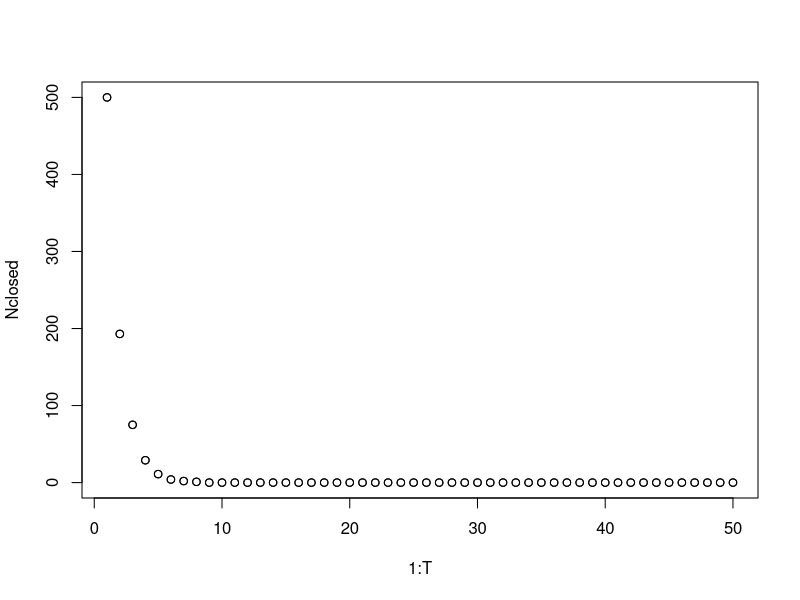

Write the R code that produced this figure.
#######################################################################
#######################################################################
####   This script was created by Dr. Jen Cruz as part of      ########
####            Applied Population Ecology Class               ########
####
#### In this script we will explore some basic theoretical     ########
#### models of population growth. We will then explore indices  #######
###  for estimating abundance. Lastly, we will assess potential  ######
###  impacts of not accounting for imperfect detection.          #####
###
###  This is the first script. As you read it note its format,    #####
### note the heavy editing, the break up into sections for each  #####
### stage of your work flow. Some of these sections will be      #####
### common to all scripts, like the 'initial set up' section     ####
### Note the script ends with an end of script line to prevent   ####
### readers from accidentally missing some lines of code.        ###
### Note the spacing through out. Don't assume your line of code ###
### worked. Check that each line worked. This helps debugping.   ###
### Ensure that you follow these good coding practices as you    ####
### adapt code to make it your own. Do you have other good        ###
### coding practices?                                             ###
### NEVER RUN BIG CHUNKS OF CODE YOU DO NOT UNDERSTAND. NEVER RUN ###
### SECTIONS OF MULTIPLE SCRIPTS RANDOMLY. THAT REMOVES THE ABILITY ###
### FOR YOUR WORKFLOW TO BE REPLICABLE.                           ###
###                                                               ###
###                   Let's get started!                          ###
#####################################################################
##### Setting up your workspace ------------------------------------
# Clean your workspace to reset your R environment. #
rm( list = ls() )
# This removes existing objects you may have created in previous sessions. #
# Those are often saved automatically even after you close R. #

# You also need to set your "working directory".#
# This is the "Path" in your computer where all code, output, #
# and other components of your current Rstudio session will be stored.#
# 
# If you create a new RStudio project, this project's folder will # 
# become your working directory #
# I recommend you do this. If you don't know where you are check:
getwd()

###################################################################
#### Load or create data -----------------------------------------

# In this section you can load or create the data you will need. # 

#### THEORETICAL MODELS OF POPULATION GROWTH #####################
# We start by simulating population growth based on discrete #
# time increments and ignoring population cohorts, such as age cohorts. #
# We model the size of population in the next time period, N[t+1], to #
# depends on the births, B, immigration, I, deaths, D, and emigration, E, #
# as well as the initial population size, N[t] #

# starting with the initial population size at time t
N <- 500
# we can then define B, I, D, E:
B <- 150; D <- 90; I <- 70; E <- 30
#note semicolons allow you to run multiple commands in the same line

# We create our discrete model to calculate N[t+1]
N[2] <- N[1] + (B - D) + (I - E) #recognize this from your readings?
#check what is your resulting population at N[t+1]?
N[2] #since R indexing starts at zero time = 2 is indexed by 2 in this vector

# If the population is closed, we assume that immigration #
#  and emmigration are negligible. we can simplify the #
# population growth model for closed populations as follows: #

# Start with the same initial population size and B, D values
Nclosed <- N #create a new vector so that we don't overwrite the original
Nclosed[2] <- Nclosed[1] + (B-D) #Do you notice what was changed?
# Check the new estimate of N[t+1]:
Nclosed[2] #Note that you check your output all the time!

# We can then calculate the finite rate of increase, R, as the difference 
# between births and deaths per capita:
R <- ( B / Nclosed[1] ) - ( D / Nclosed[1] ) 
#Notice how we turn total to per capita values

# The population at N[t+1] can be calculated as:
Nclosed[1] +  ( Nclosed[1] * R ) 
# Did we get the same result?
# Answer:
#
#
# Now we move to the classic model of Exponential growth, designed for #
# populations capable of continuous growth with overlapping generations #
# We start by calculating the intrinsic rate of increase, sometimes known #
# also as instantaneous growth rate:
r <- log( Nclosed[2] ) - log( Nclosed[1] )
# Note that this is based on integrating and rearranging a differential #
# equation for instantaneous populations growth: dN / dt = rN
# We can then calculate Nclosed[2] as:
Nclosed[1] * exp( r )
# Did we get the same result?
# Answer:
# 
# Note that the population grows if r > 0, is stationary if r = 0, #
# declines if r < 0. When r > 0, and that the change is exponential.

# If we wanted to calculate growth over multiple time periods we can #
# build a loop. Let's assume the intrinsic rate of growth, r, stays #
# constant through time. #

# Start defining how many periods we want to project to:
T <- 50
#new r 
r <- -0.95
# build a loop that moves iteratively through each time period, t
for( t in 1:(T - 1) ){
   Nclosed[ t + 1 ] <- round( Nclosed[ t ] * exp( r ), digits = 0 )
  # we round our population to whole numbers 
   }
# check
Nclosed
# Plot using base plot
plot(x = 1:T, y = Nclosed ) 
points( x = 1:T, y = Nclosed )

# on the x axis we plot the time periods, N[t] on the y axis

# Now modify your r and/or T to see how that changes the shape of your curve #
# Do this here and add the curves to your plot using lines()
# Answer:

#### End of classic models section ######################
###### INDICES OF ABUNDANCE - PERILS OF IGNORING IMPERFECT DETECTION #####
# Now that we explored some classic theoretical models, how do we #
# get estimates of population size, or abundance to plug into our models? #
# Field work! What techniques can we use to sample abundance in the field? #
# Name some here:
# Answer:
# scat sampling, point counts, plot counts, distance sampling,
# camera traps, trapping, nets, pitfall traps,  howling, hooting calls,
# 1m quadrats, radiotracking, sticky traps, road kills, nest searches,
# 
# Add whether you were able to mark individuals with each technique you listed
# Answer:
# 
# Were those marks unique, permanent? What are the implications for your #
# ability to estimate abundance through time? #
# Answer:
#

# If you can mark individuals uniquely then you have a traditional #
# mark-capture-recapture study in your hands! 
# But you need to trap more than once. Repeat surveys during a short enough #
# time window allow you to assume closure so that you can focus on  #
# how many individuals you are not detecting, as a result of your sampling #
# protocol. This information allows you to estimate both abundance, N, and #
# detection, p. 
# 
# what happens if you cannot tell individuals apart but you can still count them? #
# Historically this gave you an index of abundance, which is the product of #
# detection, p, and abundance, N= Np
# BUT recent statistical advances now allow you to use repeated counts #
# meaning over multiple repeat surveys, to estimate abundance and detection #
# separately using N-mixture models (Royle 2004)

# What if you can only detect signs that the species is present but not #
# of how many individuals you have? If you have repeat surveys you can #
# estimate both occupancy, phi, and detection, p, using occupancy models #
# McKenzie et al. 2002.

# Notice the common parameter across this modeling techniques is p, but #
# to estimate it we need repeat surveys. These 3 model types are the main focus #
# of this class. #

# But let's go back in time before these models were readily available #
# to a time when indices were common. #
# 
# Catch per unit effort, is the number of individuals / effort
# 
# Let's simulate a scenario where we put out 10 nets to catch some fish
# define our number of nets
nets <- 10
# now randomly drawn some fish into each net between the 50 to 300 range:
catch <- sample( 50:300, size = nets, replace = TRUE )
# what was our catch?
catch
# what is our catch per unit effort? #
# Answer:
#
# We calculate it as total catch / number of nets put out:#
sum( catch ) / nets

# We place 10 more nets out but this time our nets end up on the shallows #
# We don't realize it but we are unable to catch as many fish in these nets # 
added.catch <- sample( 10:100, size = nets, replace = TRUE )
# catch per unit effort for this second lot of nets
sum( added.catch ) / ( nets ) 

# If we didn't know these two sets were placed in different locations #
# influencing how many fish we were able to catch we would assume all nets #
# were the same, we would have expected uniform catch throughout the lake:
( sum( catch ) + sum( added.catch ) ) / ( nets + nets )

# So being aware of things that influence our catchability? or in other words #
# our sampling, or ability to detect individuals is important in coming up #
# with reasonable estimates of abundance. 

# Lincoln-Petersen estimate
# Now let's go out and use pitfall traps to catch some sagebrush lizards #
# We marked them using nail polish.
# the true number of lizards is 100
N <- 500
#Let's set seed so that we get the same values
set.seed( 2021 )
# We can trap anywhere from none to all:
n1 <- sample( 0:N, 1 ) 
# How many did we get?
n1
# We go out again on day 2 to check our pitfall traps again #
# how many do we catch this time? 
n2 <- sample( 0:N, 1 )
# How many did we get?
n2
# how many of these were marked at time 1? 
# we can't get more than were marked during time 1 #
# or that were trapped at time 2, so we draw a sample smaller than #
# the smallest of both
m2 <- sample( 1:min( n1, n2 ), 1 )
# check 
m2

# If we assume that capture probability is the same for all animals, #
# that marking doesn't affect their detection, no marks are lost, 
# and each sample is a random sample of the population, we can use 
# the Lincoln-Petersen index:
N_est <- ( n1 * n2 )  / m2
# What is our estimate of abundance of lizards?
N_est

# How can we repeat this process a few times to see how much our 
# N_est will vary when our initial captures, n1, recaptures, m2, 
# and total captures at time 2, n2, vary?
# remember our true abundance:
N
# We can repeat this exercise multiple times by putting all #
# the steps above together in a loop, converting our object to vectors #

# Start by defining how many times we repeat the study. #
# Say that you assumed each repeat was a different site that also #
# had abundance = N #
I <- 30
# Then add values to each vector you created above:
for( i in 2:I){
  n1[i] <- sample( 0:N, 1 )
  n2[i] <- sample( 0:N, 1 )
  m2[i] <- sample( 1:min( n1[i], n2[i] ), 1 )
  N_est[i] <- ( n1[i] * n2[i] )  / m2[i]
}
# What were our estimates:
round( N_est, 0 )
# Note some of our estimates are way off our true N
# let's explore why? 
round( N_est, 0)
round( m2/N_est, 2)
round( n1/N_est, 2)
round( n2/N_est, 2)
# What reasons can you see that result in largely imprecise #
# estimates?
# Answer:
#
###### Schnabel index:
# This index builds up on some of the concepts of keeping track of #
# how many individuals are captured each survey, C[t], marking them, #
# and then keeping track of how many marked and available for recapture, #
# M[t+1], and how many are actually recaptured in the following survey, #
# R[t+1].
# Abundance is estimated as:
# N_est = summation( C[t] * M[t] ) / summation( R[t]), over t surveys

#Let's simulate some data first:
# Let's define what our true population abundance is:
N <- 500
# our total number of replicate surveys
J <- 5
# let's assume that capture probability is fairly constant among surveys #
# because we are using the same protocol including standardizing weather #
#  conditions, observer, and number of traps #

# We will create a loop to estimate abundance 10 times, we start with #
# drawing capture probabilities in the range between 0.4 and 0.6
P <- runif( n = 10, min = 0.4, max = 0.6 )
P
#why 10? just to introduce some variability in the detection. 

# Now we simulate data for each capture probability, printing out #
# our estimate of abundance, N_est, for each:
# Start by simulating the number of animals captured in each of 
# J=10 trapping surveys #
# assume capture probability is P
C <- N * sample( P, J, replace = TRUE ) 
print( C )
# create vector for newly marked individuals, assign newM[1] = C[1]:
newM <- c( C[1], rep(NA, J-1) )
#Set vector of marked individuals, available for capture, with M[1] = 0:
M <- c( 0, rep(NA, J-1) )
# Loop iteratively over following surveys:
for( j in 2:J ){
  # newly marked individuals in later surveys are drawn randomly 
  # to be less than a third of those captured, unless
  # M > N at which point there are no new individuals to mark
  newM[j] <- ifelse( M[j-1] >= N, 0, sample(1:(C[j]/3),1 ) ) 
  # when newM makes M > N correct it to make it N:
  newM[j] <- ifelse( (newM[j] + M[j-1]) >= N, (N - M[j-1]), newM[j] )
  # update the number of marked individuals available for capture:
  M[j] <- sum( newM[1:j] )
}
#print results
newM
# recaptures are the individuals that were not newly marked each survey:
R <- C - newM 
R
# We have simulated data for capture probability p.
# Now use simulated values to estimate abundance using the Schanabel index:
N_est <- sum( C * M ) / sum( R )
# print our estimate as we run through the loop
print( N_est )

# Repeat the exercise above in a situation where you have low detection #
# so P between 0.1 and 0.2
# What happens to the estimates of abudance?
# Answer:
# What if you increase the number of sampling sessions to T = 40?
# Answer:
#
# What does this tell you about the influence of low detection on this index?
# Answer:

#############end of indices section #########################
#
########################################################################


###################   END OF SCRIPT  ################################